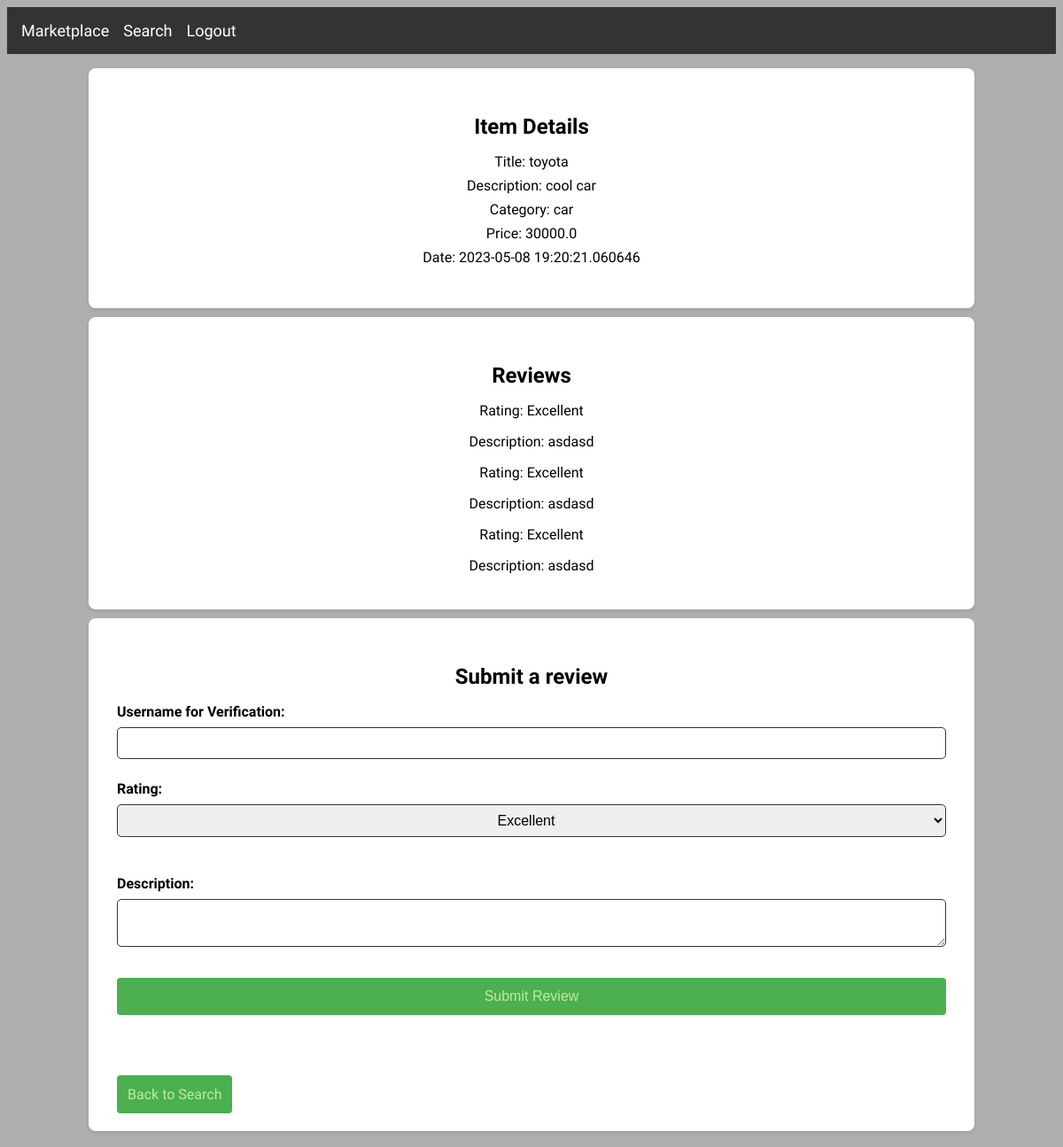
The app's page /item/13/, older data.
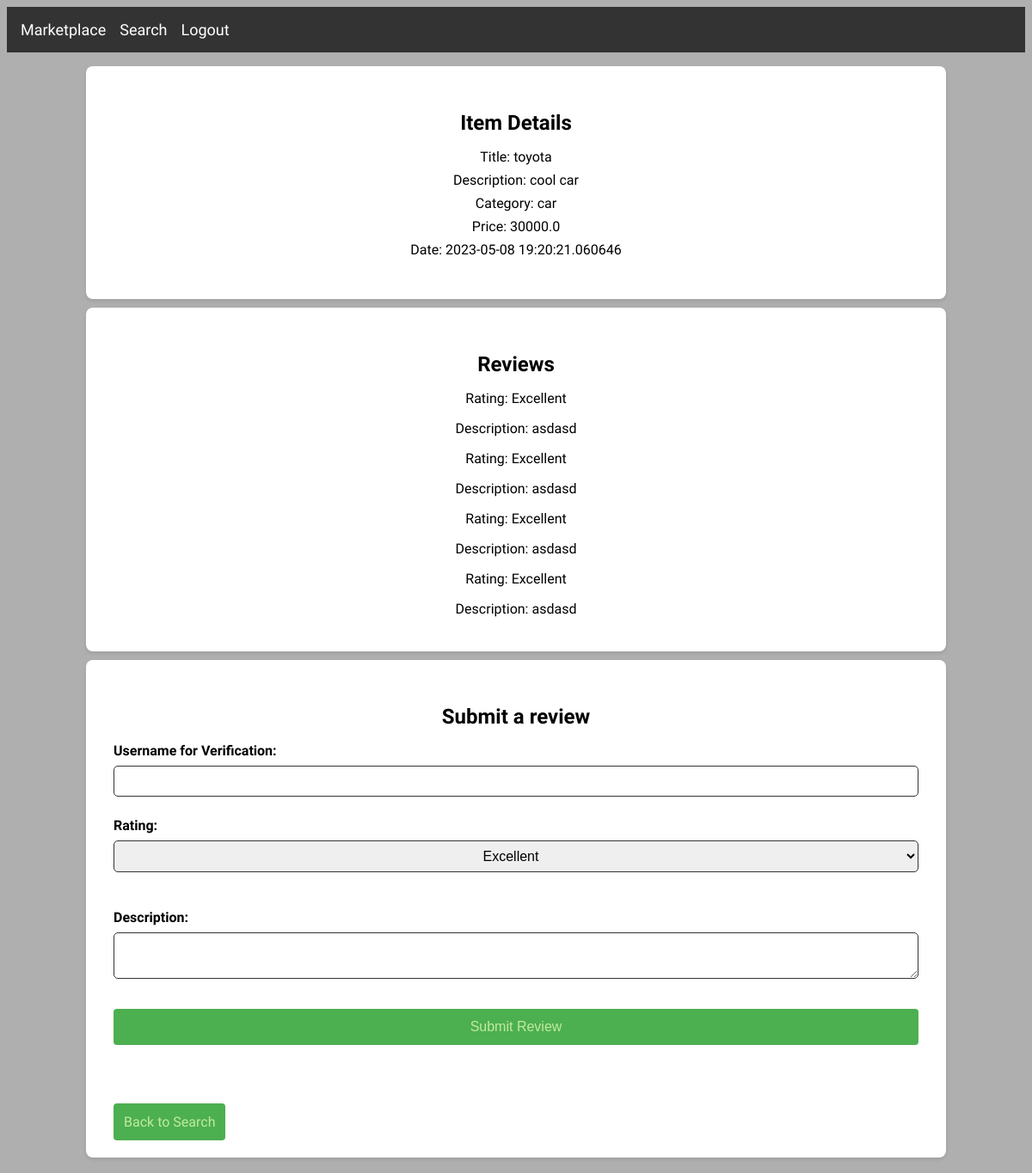
The same page, newer data.
### tables this page shows
CREATE TABLE reviews (
                    id INTEGER PRIMARY KEY AUTOINCREMENT,
                    username TEXT,
                    item_id INTEGER,
                    rating TEXT,
                    description TEXT,
                    date TEXT
                    );

### app.py (the view)
@app.route('/item/<int:item_id>/')
def item_detail(item_id):
    with sqlite3.connect(db_path) as conn:
        c = conn.cursor()
        c.execute('SELECT * FROM items WHERE id = ?', (item_id,))
        item = c.fetchone()
        if item:
            c.execute('SELECT * FROM reviews WHERE item_id = ?', (item_id,))
            reviews = c.fetchall()
            return render_template('selected.html', item=item, reviews=reviews)
        else:
            return "Item not found", 404

### templates/selected.html (shortened to what this page needs)
<!DOCTYPE html>
<html lang="en">
  <head>
    <link
      rel="stylesheet"
      type="text/css"
      href="{{ url_for('static', filename='selected.css') }}"
    />
  </head>
  <body>
    <nav class="active">
      <ul>
        <li><a href="{{ url_for('marketplace') }}">Marketplace</a></li>
        <li><a href="{{ url_for('searchbar') }}">Search</a></li>
        <li><a href="{{ url_for('handle_signin') }}">Logout</a></li>
      </ul>
    </nav>
    <div class="container">
      <section class="item-details">
        <h2>Item Details</h2>
        <ul>
          <li>Title: {{ item[2] }}</li>
          <li>Description: {{ item[3] }}</li>
          <li>Category: {{ item[4] }}</li>
          <li>Price: {{ item[5] }}</li>
          <li>Date: {{ item[6] }}</li>
        </ul>
      </section>
      <section class="reviews">
        <h2>Reviews</h2>
        {% if reviews %} {% for review in reviews %}
        <div class="review">
          <p>Rating: {{ review[3] }}</p>
          <p>Description: {{ review[4] }}</p>
        </div>
        {% endfor %} {% else %}
        <p>No reviews found.</p>
        {% endif %}
      </section>
      <section class="submit-review">
        <h2>Submit a review</h2>
        <form
          method="POST"
          action="{{ url_for('submit_review', item_id=item[0]) }}"
        >
          <label for="username">Username for Verification:</label>
          <input type="username" id="title" name="username" required />
          <label for="rating">Rating:</label>
          <select id="rating" name="rating" required>
            <option value="Excellent">Excellent</option>
          </select>
          <br />
          <label for="description">Description:</label>
          <textarea id="description" name="description" required></textarea>
          <br />
          <button type="submit" class="submit-btn">Submit Review</button>
          <div class="error-messages">
            <div class="messages">
            </div>
          </div>
        </form>
        <a href="{{ url_for('searchbar') }}" class="search-bar-btn"
          >Back to Search</a
        >
      </section>
    </div>
  </body>
</html>

Row changes from the older to the newer data that the page shows:
added reviews: rating "Excellent", description "asdasd"
